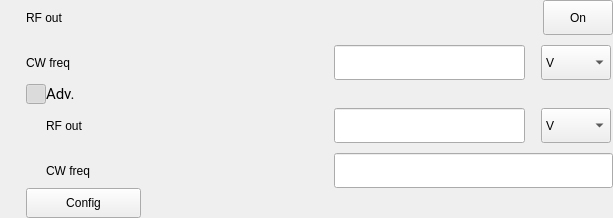
        <widget class="QWidget" name="wgRfFreq" native="true">
         <property name="maximumSize">
          <size>
           <width>624</width>
           <height>16777215</height>
          </size>
         </property>
         <layout class="QVBoxLayout" name="verticalLayout">
          <property name="spacing">
           <number>0</number>
          </property>
          <property name="leftMargin">
           <number>0</number>
          </property>
          <property name="topMargin">
           <number>0</number>
          </property>
          <property name="rightMargin">
           <number>0</number>
          </property>
          <property name="bottomMargin">
           <number>0</number>
          </property>
          <item>
           <layout class="QGridLayout" name="gridLayout">
            <property name="leftMargin">
             <number>26</number>
            </property>
            <property name="horizontalSpacing">
             <number>264</number>
            </property>
            <property name="verticalSpacing">
             <number>10</number>
            </property>
            <item row="0" column="0">
             <widget class="QLabel" name="label_11">
              <property name="text">
               <string>RF out</string>
              </property>
             </widget>
            </item>
            <item row="0" column="1">
             <layout class="QHBoxLayout" name="horizontalLayout_6">
              <item>
               <spacer name="horizontalSpacer">
                <property name="orientation">
                 <enum>Qt::Orientation::Horizontal</enum>
                </property>
                <property name="sizeHint" stdset="0">
                 <size>
                  <width>40</width>
                  <height>20</height>
                 </size>
                </property>
               </spacer>
              </item>
              <item>
               <widget class="QPushButton" name="pushButton">
                <property name="minimumSize">
                 <size>
                  <width>70</width>
                  <height>35</height>
                 </size>
                </property>
                <property name="maximumSize">
                 <size>
                  <width>70</width>
                  <height>35</height>
                 </size>
                </property>
                <property name="text">
                 <string>On</string>
                </property>
               </widget>
              </item>
             </layout>
            </item>
            <item row="1" column="0">
             <widget class="QLabel" name="label_13">
              <property name="text">
               <string>CW freq</string>
              </property>
             </widget>
            </item>
            <item row="1" column="1">
             <layout class="QHBoxLayout" name="horizontalLayout_12">
              <property name="spacing">
               <number>16</number>
              </property>
              <item>
               <widget class="QLineEdit" name="lineEdit_8">
                <property name="minimumSize">
                 <size>
                  <width>191</width>
                  <height>35</height>
                 </size>
                </property>
                <property name="maximumSize">
                 <size>
                  <width>191</width>
                  <height>16777215</height>
                 </size>
                </property>
               </widget>
              </item>
              <item>
               <widget class="QComboBox" name="comboBox_13">
                <property name="minimumSize">
                 <size>
                  <width>70</width>
                  <height>35</height>
                 </size>
                </property>
                <property name="maximumSize">
                 <size>
                  <width>70</width>
                  <height>35</height>
                 </size>
                </property>
                <property name="cursor">
                 <cursorShape>PointingHandCursor</cursorShape>
                </property>
                <item>
                 <property name="text">
                  <string>V</string>
                 </property>
                </item>
               </widget>
              </item>
             </layout>
            </item>
           </layout>
          </item>
          <item>
           <layout class="QHBoxLayout" name="horizontalLayout_7">
            <property name="spacing">
             <number>0</number>
            </property>
            <property name="leftMargin">
             <number>26</number>
            </property>
            <item>
             <widget class="QPushButton" name="btnAdvRfFreq">
              <property name="minimumSize">
               <size>
                <width>20</width>
                <height>20</height>
               </size>
              </property>
              <property name="maximumSize">
               <size>
                <width>20</width>
                <height>20</height>
               </size>
              </property>
              <property name="cursor">
               <cursorShape>PointingHandCursor</cursorShape>
              </property>
              <property name="text">
               <string/>
              </property>
              <property name="icon">
               <iconset resource="../../res.qrc">
                <normaloff>:/icon/btnCloseExpan.png</normaloff>
                <normalon>:/icon/btnOpenExpan.png</normalon>:/icon/btnCloseExpan.png</iconset>
              </property>
              <property name="checkable">
               <bool>true</bool>
              </property>
              <property name="checked">
               <bool>true</bool>
              </property>
             </widget>
            </item>
            <item>
             <widget class="QLabel" name="label_9">
              <property name="minimumSize">
               <size>
                <width>170</width>
                <height>28</height>
               </size>
              </property>
              <property name="maximumSize">
               <size>
                <width>150</width>
                <height>28</height>
               </size>
              </property>
              <property name="font">
               <font>
                <family>Roboto</family>
                <pointsize>11</pointsize>
                <bold>false</bold>
               </font>
              </property>
              <property name="text">
               <string>Adv.</string>
              </property>
             </widget>
            </item>
            <item>
             <spacer name="horizontalSpacer_4">
              <property name="orientation">
               <enum>Qt::Orientation::Horizontal</enum>
              </property>
              <property name="sizeType">
               <enum>QSizePolicy::Policy::Expanding</enum>
              </property>
              <property name="sizeHint" stdset="0">
               <size>
                <width>40</width>
                <height>20</height>
               </size>
              </property>
             </spacer>
            </item>
           </layout>
          </item>
          <item>
           <widget class="QWidget" name="wgAdvRfFreq" native="true">
            <property name="minimumSize">
             <size>
              <width>0</width>
              <height>0</height>
             </size>
            </property>
            <property name="maximumSize">
             <size>
              <width>624</width>
              <height>16777215</height>
             </size>
            </property>
            <property name="styleSheet">
             <string notr="true"/>
            </property>
            <layout class="QGridLayout" name="gridLayout_2">
             <property name="leftMargin">
              <number>46</number>
             </property>
             <property name="topMargin">
              <number>0</number>
             </property>
             <property name="rightMargin">
              <number>0</number>
             </property>
             <property name="bottomMargin">
              <number>0</number>
             </property>
             <property name="horizontalSpacing">
              <number>244</number>
             </property>
             <property name="verticalSpacing">
              <number>10</number>
             </property>
             <item row="0" column="0">
              <widget class="QLabel" name="label_15">
               <property name="text">
                <string>RF out</string>
               </property>
              </widget>
             </item>
             <item row="0" column="1">
              <layout class="QHBoxLayout" name="horizontalLayout_13">
               <property name="spacing">
                <number>16</number>
               </property>
               <item>
                <widget class="QLineEdit" name="lineEdit_9">
                 <property name="minimumSize">
                  <size>
                   <width>191</width>
                   <height>35</height>
                  </size>
                 </property>
                 <property name="maximumSize">
                  <size>
                   <width>191</width>
                   <height>16777215</height>
                  </size>
                 </property>
                </widget>
               </item>
               <item>
                <widget class="QComboBox" name="comboBox_14">
                 <property name="minimumSize">
                  <size>
                   <width>70</width>
                   <height>35</height>
                  </size>
                 </property>
                 <property name="maximumSize">
                  <size>
                   <width>70</width>
                   <height>35</height>
                  </size>
                 </property>
                 <property name="cursor">
                  <cursorShape>PointingHandCursor</cursorShape>
                 </property>
                 <item>
                  <property name="text">
                   <string>V</string>
                  </property>
                 </item>
                </widget>
               </item>
              </layout>
             </item>
             <item row="1" column="0">
              <widget class="QLabel" name="label_16">
               <property name="text">
                <string>CW freq</string>
               </property>
              </widget>
             </item>
             <item row="1" column="1">
              <widget class="QLineEdit" name="lineEdit">
               <property name="minimumSize">
                <size>
                 <width>279</width>
                 <height>35</height>
                </size>
               </property>
               <property name="maximumSize">
                <size>
                 <width>279</width>
                 <height>16777215</height>
                </size>
               </property>
              </widget>
             </item>
            </layout>
           </widget>
          </item>
          <item>
           <layout class="QHBoxLayout" name="horizontalLayout">
            <property name="leftMargin">
             <number>26</number>
            </property>
            <item>
             <widget class="QPushButton" name="pushButton_8">
              <property name="minimumSize">
               <size>
                <width>115</width>
                <height>30</height>
               </size>
              </property>
              <property name="cursor">
               <cursorShape>PointingHandCursor</cursorShape>
              </property>
              <property name="text">
               <string>Config</string>
              </property>
             </widget>
            </item>
            <item>
             <spacer name="horizontalSpacer_5">
              <property name="orientation">
               <enum>Qt::Orientation::Horizontal</enum>
              </property>
              <property name="sizeHint" stdset="0">
               <size>
                <width>40</width>
                <height>20</height>
               </size>
              </property>
             </spacer>
            </item>
           </layout>
          </item>
         </layout>
        </widget>
